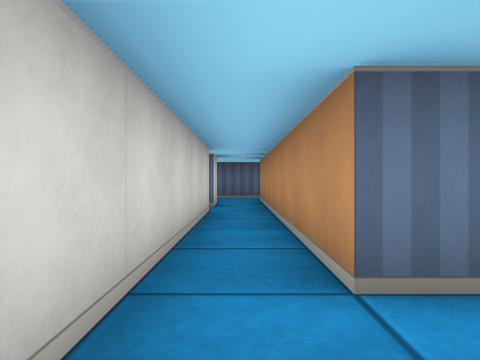
View 1 (above)

24 first-person views from a walk through a cub3D level. The camera is about half as high as the walls, looks level and sees 70° across. The floor is counted in squares. Each view is taken from the middle of a square. On the plan, view 1 faces up. The plan holds only what a view shows up to about 9 squares ahead; the rest is blank. The place goes on beyond the plan.

View 2
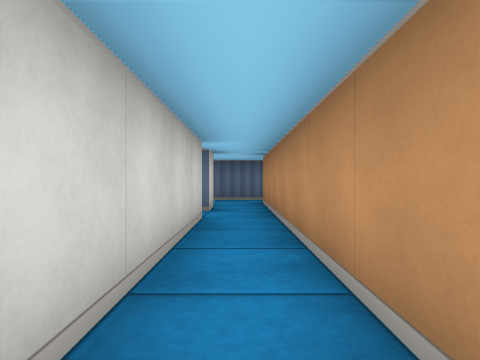

View 3
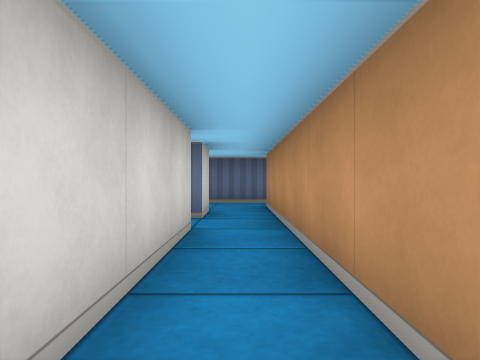

View 4
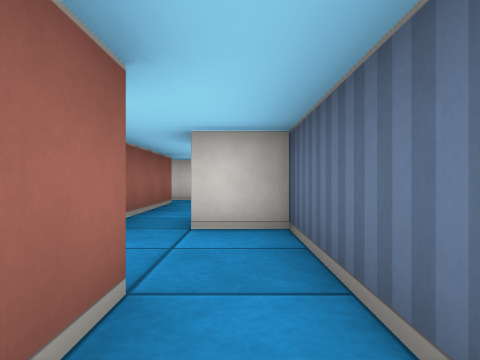

View 5
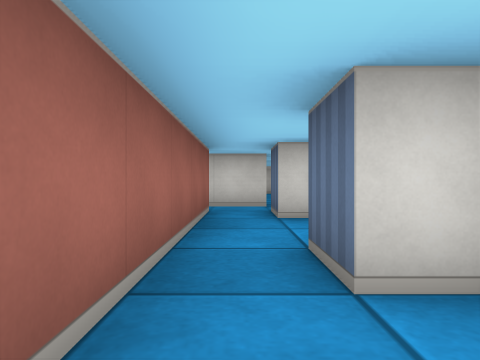

View 6
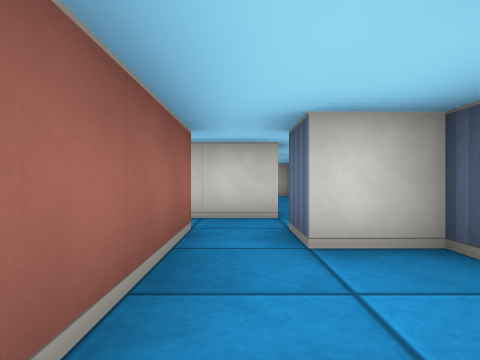

View 7
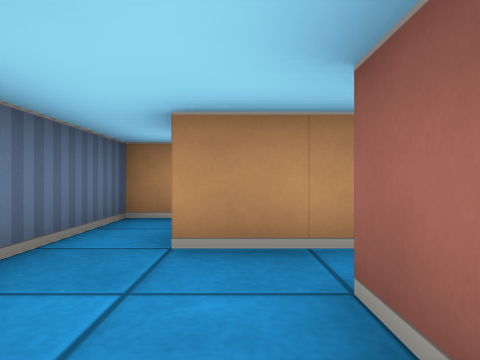

View 8
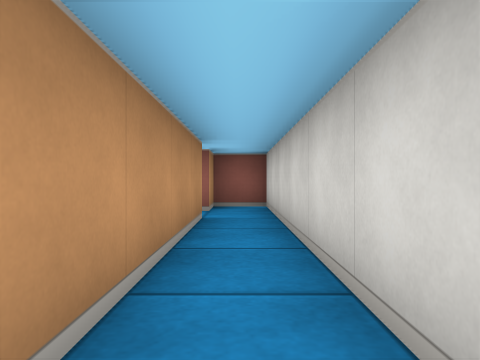

View 9
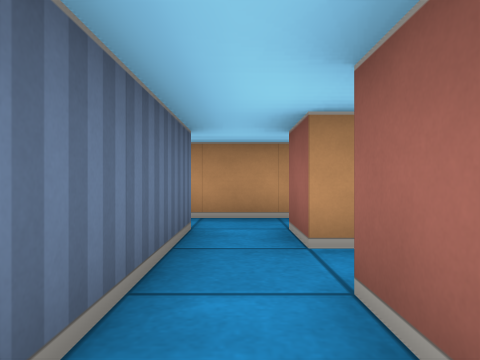

View 10
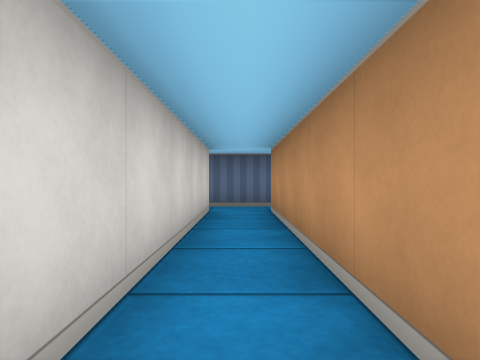

View 11
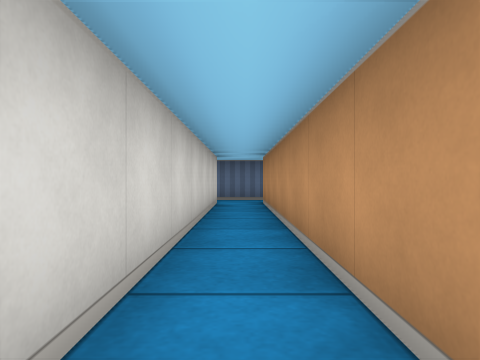

View 12
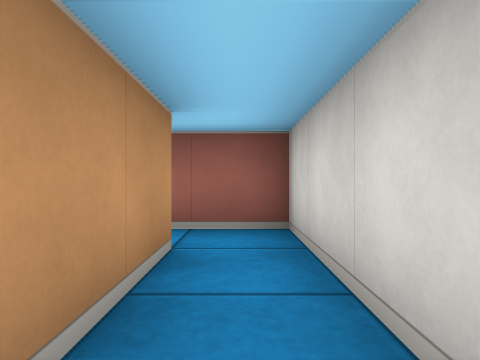

View 13
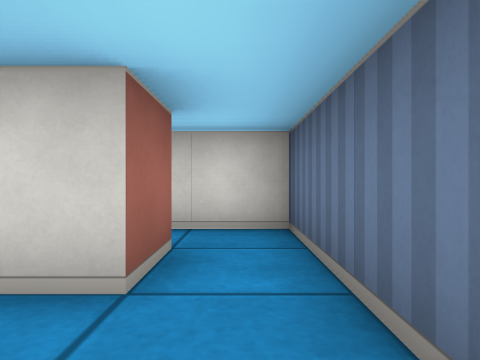

View 14
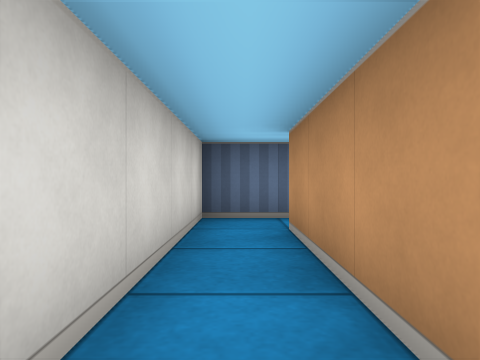

View 15
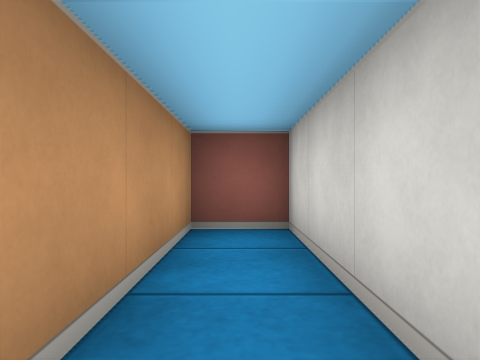

View 16
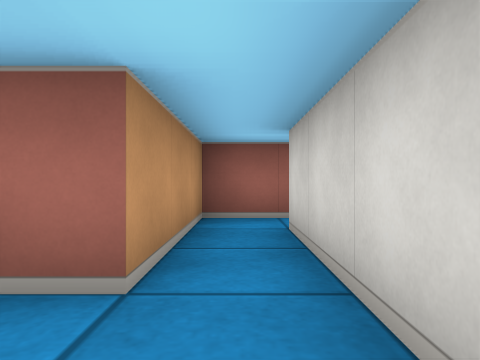

View 17
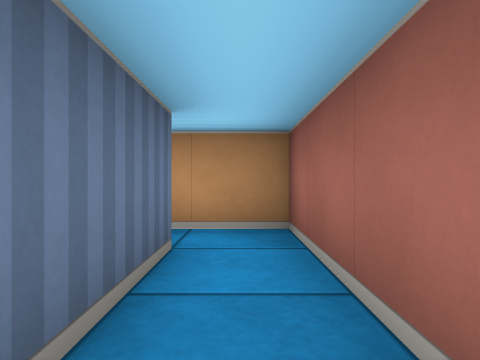

View 18
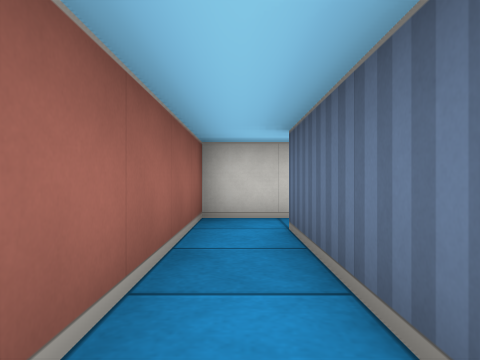

View 19
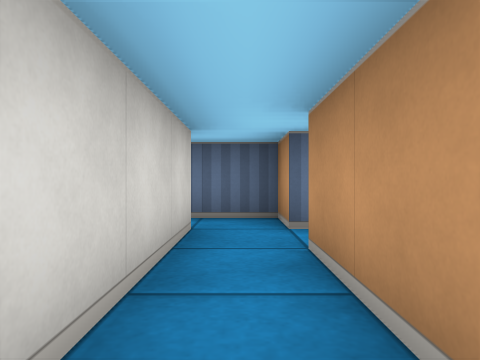

View 20
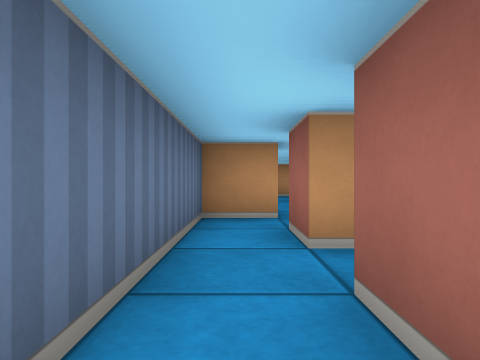

View 21
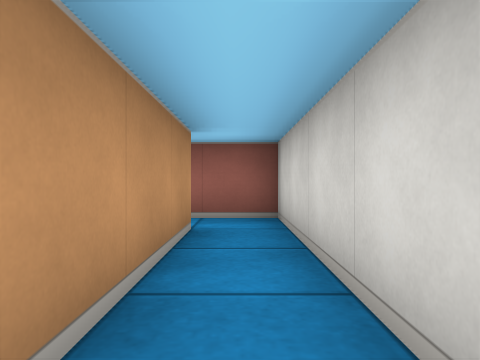

View 22
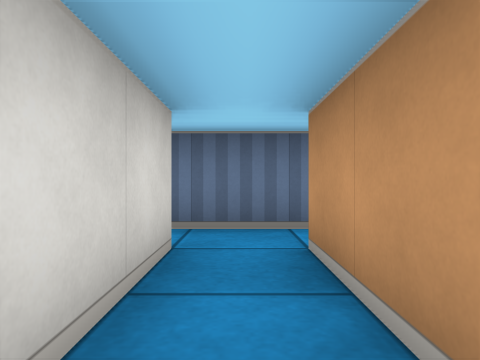

View 23
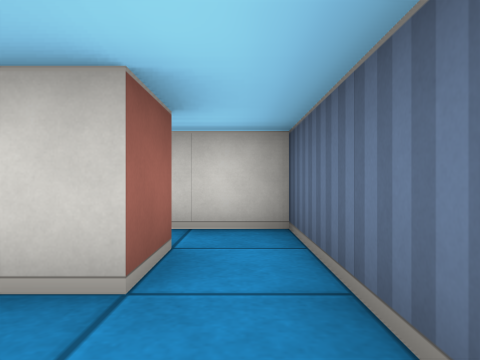

View 24
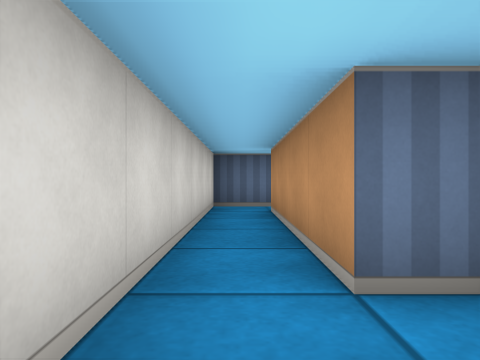

### Floor plan
Key: @ floor where view 1 was taken; # wall or solid block; . floor.
Columns run from 13 left of view 1 to 3 right of it. Each row starts with its distance up from view 1.
 10 #################
  9 #.......#..#....#
  8 #.#.#.#.......#
  7 #.#.#.#.#####.#
  6 #.#.###.#.....#
  5 #.##....#.#.#.#
  4 #..######.#.#.#
  3  .      #.#.#.#
  2         #.#.#.#
  1         ###.#..
  0           #.#@#
 -1           #.###
 -2           #..
 -3           ###

Where each view was taken, in squares from view 1:
view 1: 0 up, 0 right, facing up
view 2: 1 up, 0 right, facing up
view 3: 2 up, 0 right, facing up
view 4: 9 up, 2 right, facing left
view 5: 8 up, 0 right, facing left
view 6: 8 up, 2 left, facing left
view 7: 8 up, 2 left, facing right
view 8: 6 up, 0 right, facing down
view 9: 6 up, 4 left, facing right
view 10: 0 up, 2 left, facing up
view 11: 2 down, 2 left, facing up
view 12: 1 up, 2 left, facing down
view 13: 6 up, 1 left, facing left
view 14: 2 up, 4 left, facing up
view 15: 5 up, 4 left, facing down
view 16: 9 up, 6 left, facing down
view 17: 5 up, 9 left, facing right
view 18: 5 up, 6 left, facing left
view 19: 5 up, 6 left, facing up
view 20: 9 up, 10 left, facing right
view 21: 9 up, 10 left, facing down
view 22: 6 up, 10 left, facing up
view 23: 9 up, 9 left, facing left
view 24: 3 up, 12 left, facing up
